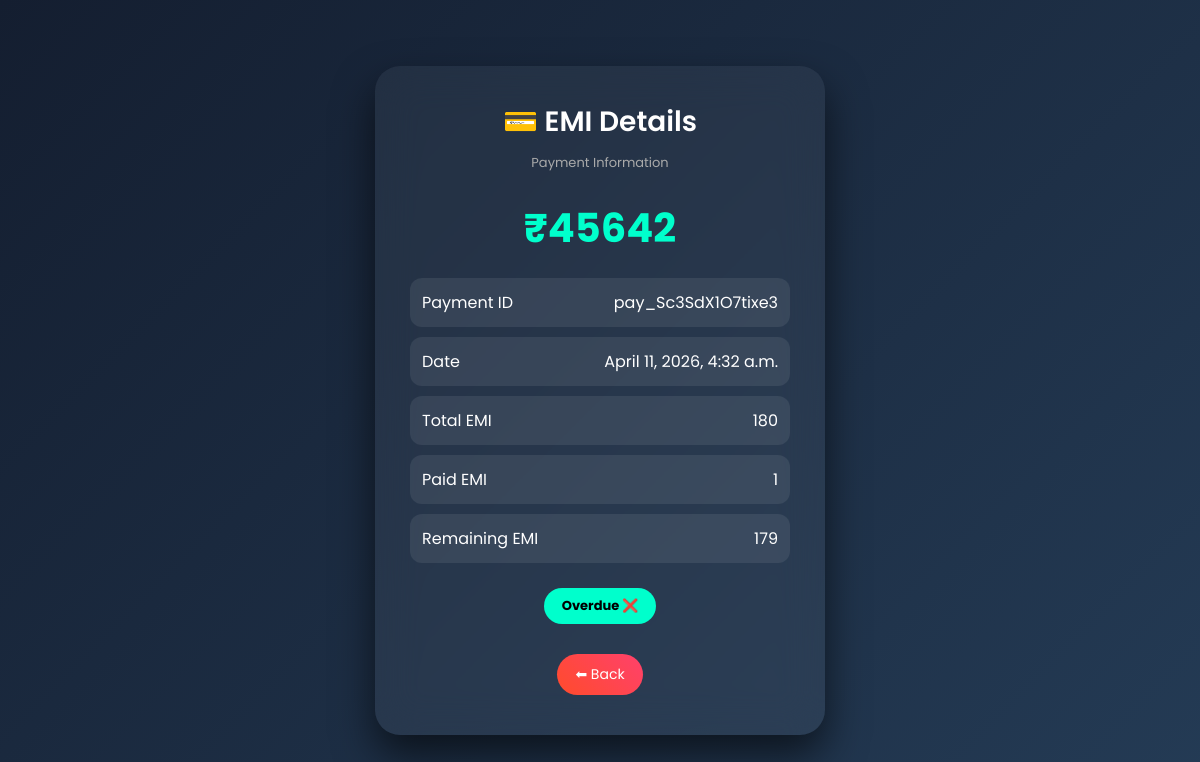
/core/view-history/11/, run on the app's committed database.
### core/models.py (models this page shows, shortened)
class EMIHistory(models.Model):
    user = models.ForeignKey(User, on_delete=models.CASCADE, null=True, blank=True)
    payment_id = models.CharField(max_length=200)
    amount = models.IntegerField()
    date = models.DateTimeField(auto_now_add=True)
    car_name=models.CharField(max_length=100,null=True)
    created_at = models.DateTimeField(auto_now_add=True,null=True)
    next_due_date = models.DateField(null=True, blank=True)
    is_paid = models.BooleanField(default=False,null=True)
    total_emi = models.IntegerField(null=True, blank=True)
    paid_emi = models.IntegerField(null=True, blank=True)
    def get_status(self):
        today = timezone.now().date()
        if self.next_due_date:
            if today > self.next_due_date:
                return "Overdue ❌"
            elif self.next_due_date - today <= timedelta(days=3):
                return "Due Soon ⚠️"
            else:
                return "Paid ✅"
        return "Not Set"
    def remaining_emi(self):
        return(self.total_emi or 0) - (self.paid_emi or 0)

### core/views.py (the view)
# urls.py: path('view-history/<int:id>/', views.view_history, name='view_history'),
def view_history(request, id):
    data = EMIHistory.objects.get(id=id)
    return render(request, "emi/view.html", {"item": data})

### templates/emi/view.html (shortened to what this page needs)
<!DOCTYPE html>
<html lang="en">
<head>
</head>
<body>
<div class="card">
    <div class="title">💳 EMI Details</div>
    <div class="subtitle">Payment Information</div>
    <div class="amount">₹{{ item.amount }}</div>
    <div class="info">
        <div class="row">
            <span>Payment ID</span>
            <span>{{ item.payment_id }}</span>
        </div>
        <div class="row">
            <span>Date</span>
            <span>{{ item.date }}</span>
        </div>
        <div class="row">
            <span>Total EMI</span>
            <span>{{ item.total_emi }}</span>
        </div>
        <div class="row">
            <span>Paid EMI</span>
            <span>{{ item.paid_emi }}</span>
        </div>
        <div class="row">
            <span>Remaining EMI</span>
            <span>{{ item.remaining_emi }}</span>
        </div>
    </div>
    <div class="status">
        {{ item.get_status }}
    </div>
    <div class="buttons">
        <a href="/core/history/" class="btn back">⬅ Back</a>
    </div>
</div>
</body>
</html>

### templates/emi/view.html (style rules this page uses)
body { margin: 0; height: 100vh; font-family: 'Poppins', sans-serif; background: linear-gradient(135deg, #141e30, #243b55); display: flex; justify-content: center; align-items: center; }
.card { width: 380px; padding: 35px; border-radius: 25px; background: rgba(255, 255, 255, 0.05); backdrop-filter: blur(20px); box-shadow: 0 20px 40px rgba(0,0,0,0.6); color: white; text-align: center; }
.title { font-size: 28px; font-weight: 600; margin-bottom: 10px; }
.subtitle { font-size: 13px; color: #aaa; margin-bottom: 25px; }
.amount { font-size: 40px; font-weight: bold; color: #00ffcc; margin-bottom: 20px; }
.info { text-align: left; margin-top: 15px; }
.row { display: flex; justify-content: space-between; background: rgba(255,255,255,0.08); padding: 12px; border-radius: 12px; margin-bottom: 10px; }
.status { margin-top: 15px; display: inline-block; padding: 8px 18px; border-radius: 20px; background: #00ffcc; color: black; font-size: 13px; font-weight: bold; }
.buttons { margin-top: 25px; }
.btn { text-decoration: none; padding: 10px 18px; border-radius: 30px; margin: 5px; display: inline-block; font-size: 14px; }
.back { background: linear-gradient(45deg, #ff4b2b, #ff416c); color: white; }

### data on the page
EMIHistory: amount "45642", payment_id "pay_Sc3SdX1O7tixe3", date "April 11, 2026, 4:32 a.m.", total_emi "180", paid_emi "1", remaining_emi "179", get_status "Overdue ❌"
